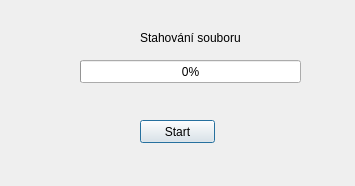
<?xml version="1.0" encoding="UTF-8"?>
<ui version="4.0">
 <class>Dialog</class>
 <widget class="QDialog" name="Dialog">
  <property name="geometry">
   <rect>
    <x>0</x>
    <y>0</y>
    <width>355</width>
    <height>186</height>
   </rect>
  </property>
  <property name="windowTitle">
   <string>Dialog</string>
  </property>
  <widget class="QLabel" name="label">
   <property name="geometry">
    <rect>
     <x>140</x>
     <y>30</y>
     <width>101</width>
     <height>16</height>
    </rect>
   </property>
   <property name="text">
    <string>Stahování souboru</string>
   </property>
  </widget>
  <widget class="QProgressBar" name="progressBar">
   <property name="geometry">
    <rect>
     <x>80</x>
     <y>60</y>
     <width>221</width>
     <height>23</height>
    </rect>
   </property>
   <property name="value">
    <number>0</number>
   </property>
  </widget>
  <widget class="QPushButton" name="pushButtonStart">
   <property name="geometry">
    <rect>
     <x>140</x>
     <y>120</y>
     <width>75</width>
     <height>23</height>
    </rect>
   </property>
   <property name="text">
    <string>Start</string>
   </property>
  </widget>
  <widget class="QLabel" name="label_2">
   <property name="geometry">
    <rect>
     <x>90</x>
     <y>90</y>
     <width>171</width>
     <height>16</height>
    </rect>
   </property>
   <property name="text">
    <string/>
   </property>
   <property name="alignment">
    <set>Qt::AlignCenter</set>
   </property>
  </widget>
 </widget>
 <resources/>
 <connections>
  <connection>
   <sender>pushButtonStart</sender>
   <signal>pressed()</signal>
   <receiver>Dialog</receiver>
   <slot>update_bar()</slot>
   <hints>
    <hint type="sourcelabel">
     <x>201</x>
     <y>128</y>
    </hint>
    <hint type="destinationlabel">
     <x>274</x>
     <y>129</y>
    </hint>
   </hints>
  </connection>
 </connections>
 <slots>
  <slot>update_bar()</slot>
 </slots>
</ui>
